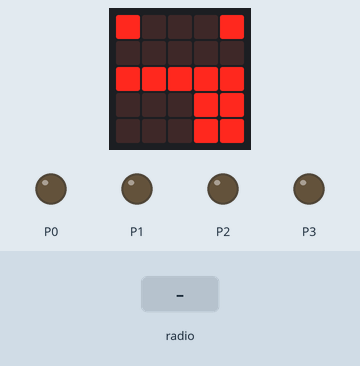
Simulated run of this program. Board: BBC micro:bit (MakeCode). Shown: the board's 5×5 LED display, output pins drawn as LEDs (lit = HIGH). Inputs (shaded band) come from the test bench.

Above: at 1.8 s.
1.9 s: radio message "izquierda" arrives
At 3.7 s:
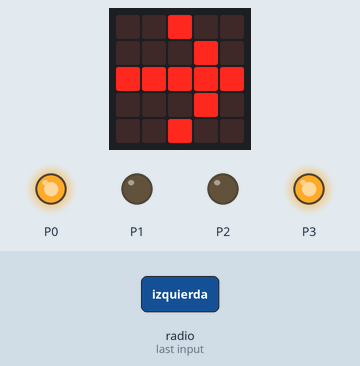
4.0 s: radio message "avanzar" arrives
At 5.4 s:
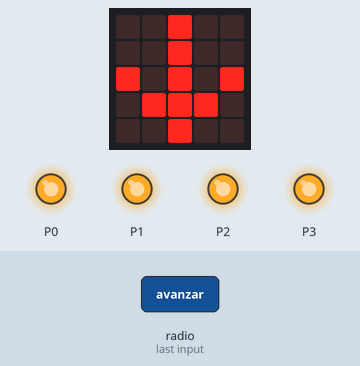
6.1 s: radio message "der" arrives
At 7.0 s:
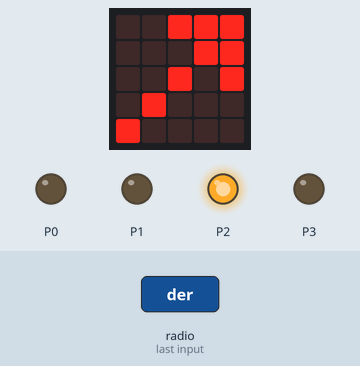
8.2 s: radio message "izq" arrives
At 9.8 s:
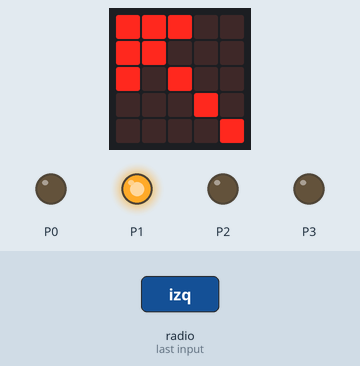
10.3 s: radio message "parar" arrives
At 11.4 s:
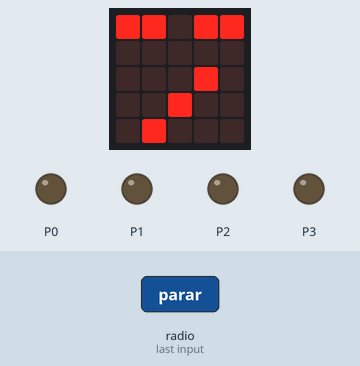
12.4 s: radio message "derecha" arrives
At 14.2 s:
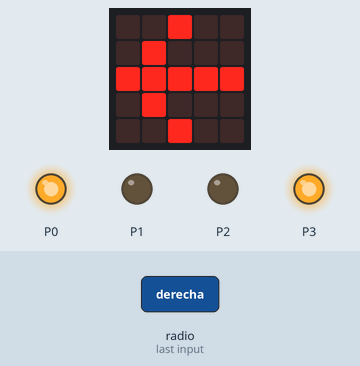
Timing chart, 0 to 15.5 s (numbered marks = the images above; inputs shaded):
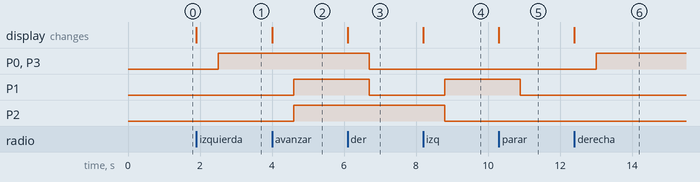

Measured:
- after the input at 1.9 s, P0, P3: LOW → HIGH after 0.60 s; the display: changes at once (image 1)
- after the input at 4.0 s, P1, P2: LOW → HIGH after 0.60 s; the display: changes at once (image 2)
- after the input at 6.1 s, P0, P1, P3: HIGH → LOW after 0.60 s; the display: changes at once (image 3)
- after the input at 8.2 s, P1: LOW → HIGH after 0.60 s; P2: HIGH → LOW after 0.60 s; the display: changes at once (image 4)
- after the input at 10.3 s, P1: HIGH → LOW after 0.60 s; the display: changes at once (image 5)
- after the input at 12.4 s, P0, P3: LOW → HIGH after 0.60 s; the display: changes at once (image 6)

The program:

main.ts
```typescript
function girar_izq () {
    pins.digitalWritePin(DigitalPin.P0, 1)
    pins.digitalWritePin(DigitalPin.P1, 0)
    pins.digitalWritePin(DigitalPin.P2, 0)
    pins.digitalWritePin(DigitalPin.P3, 1)
}
function reversa () {
    pins.digitalWritePin(DigitalPin.P0, 0)
    pins.digitalWritePin(DigitalPin.P1, 0)
    pins.digitalWritePin(DigitalPin.P2, 0)
    pins.digitalWritePin(DigitalPin.P3, 0)
}
function derecha () {
    pins.digitalWritePin(DigitalPin.P0, 0)
    pins.digitalWritePin(DigitalPin.P1, 0)
    pins.digitalWritePin(DigitalPin.P2, 1)
    pins.digitalWritePin(DigitalPin.P3, 0)
}
function girar_der () {
    pins.digitalWritePin(DigitalPin.P0, 1)
    pins.digitalWritePin(DigitalPin.P1, 0)
    pins.digitalWritePin(DigitalPin.P2, 0)
    pins.digitalWritePin(DigitalPin.P3, 1)
}
function avanzar () {
    pins.digitalWritePin(DigitalPin.P0, 1)
    pins.digitalWritePin(DigitalPin.P1, 1)
    pins.digitalWritePin(DigitalPin.P2, 1)
    pins.digitalWritePin(DigitalPin.P3, 1)
}
radio.onReceivedString(function (receivedString) {
    if (receivedString == "parar") {
        basic.showIcon(IconNames.Meh)
        parar()
    } else if (receivedString == "izquierda") {
        basic.showArrow(ArrowNames.East)
        girar_izq()
    } else if (receivedString == "derecha") {
        basic.showArrow(ArrowNames.West)
        girar_der()
    } else if (receivedString == "avanzar") {
        basic.showArrow(ArrowNames.South)
        avanzar()
    } else if (receivedString == "reversa") {
        basic.showArrow(ArrowNames.North)
        reversa()
    } else if (receivedString == "der") {
        basic.showArrow(ArrowNames.NorthEast)
        derecha()
    } else if (receivedString == "izq") {
        basic.showArrow(ArrowNames.NorthWest)
        izquierda()
    }
})
function parar () {
    pins.digitalWritePin(DigitalPin.P0, 0)
    pins.digitalWritePin(DigitalPin.P1, 0)
    pins.digitalWritePin(DigitalPin.P2, 0)
    pins.digitalWritePin(DigitalPin.P3, 0)
}
function izquierda () {
    pins.digitalWritePin(DigitalPin.P0, 0)
    pins.digitalWritePin(DigitalPin.P1, 1)
    pins.digitalWritePin(DigitalPin.P2, 0)
    pins.digitalWritePin(DigitalPin.P3, 0)
}
parar()
basic.showIcon(IconNames.Silly)
radio.setTransmitPower(7)
radio.setGroup(103)
basic.forever(function () {

})
```

test.ts
```typescript
// aquí va el archivo "tests"; esto no se compilará cuando este paquete se utilice como una extensión.
```
